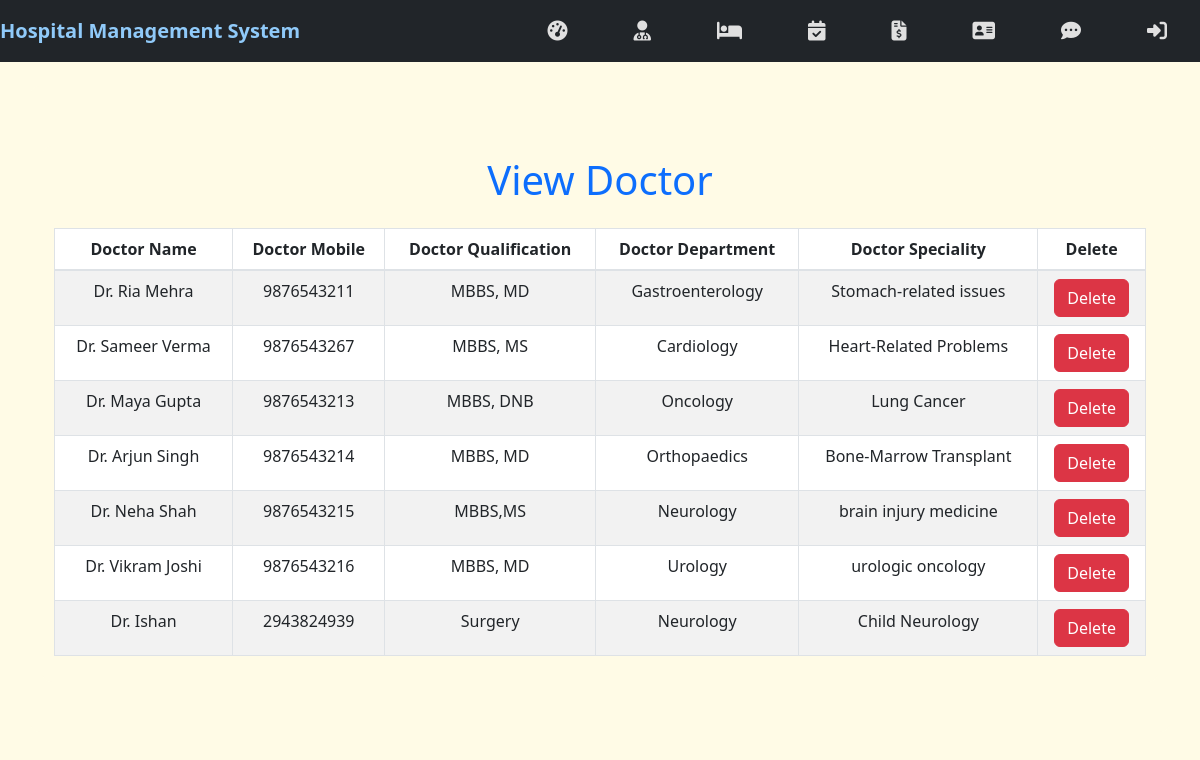
/view_doctor/ (signed in), run on the app's committed database.
### hospital/models.py (models this page shows, shortened)
class Doctor(models.Model):
    doctor_id = models.PositiveIntegerField(unique=True, editable=False, null=True, blank=True)
    name = models.CharField(max_length=50)
    mobile = models.CharField(max_length=10)
    qualification = models.CharField(max_length=50, default="Not Available")
    department = models.CharField(max_length=50)
    special = models.CharField(max_length=50)
    is_active = models.BooleanField(default=True)

### hospital/views.py (the view)
# urls.py: path('view_doctor/', View_Doctor,name='view_doctor'),
def View_Doctor(request):
    if not request.user.is_staff:
        return redirect('login')
    doc = Doctor.objects.filter(is_active=True)
    return render(request, 'view_doctor.html', {'doc': doc})

### hospital/templates/view_doctor.html (shortened to what this page needs)
{% extends 'navigationbar.html' %}
{% load static %}
{% block body %}
<div class="container" style="margin-top:50px">
    <h1 class="text-center text-primary mb-4">View Doctor</h1>
    <table class="table table-bordered table-striped table-hover" id="example">
        <thead>
            <tr>
                <th>Doctor Name</th>
                <th>Doctor Mobile</th>
                <th>Doctor Qualification</th>
                <th>Doctor Department</th>
                <th>Doctor Speciality</th>
                <th>Delete</th>
            </tr>
        </thead>
        <tbody>
            {% for i in doc %}
            <tr>
                <td>{{ i.name }}</td>
                <td>{{ i.mobile }}</td>
                <td>{{ i.qualification }}</td>
                <td>{{ i.department }}</td>
                <td>{{ i.special }}</td>
                <td>
                    <a href="{% url 'delete_doctor' i.id %}" onclick="return confirm('Are you Sure?')" class="btn btn-danger">
                        Delete
                    </a>
                </td>
            </tr>
            {% endfor %}
        </tbody>
    </table>
</div>
{% endblock %}

### hospital/static/css/mystyle.css (style rules this page uses)
body { font-family: Arial, sans-serif; margin: 0; padding: 0; background-color: #D6ECFA; }
body { font-family: Arial, sans-serif; background-color: #e6f7ff; margin: 0; padding: 0; text-align: center; }
h1 { font-size: 2.8rem; margin-top: 20px; color: #003366; }
body { background-color: #fffbe6 !important; color: #333; margin: 0; font-family: Arial, sans-serif; }
.container { background-color: #fffbe6 !important; border-radius: 10px; padding: 20px; }
.container { max-width: 800px; margin: 40px auto; padding: 10px; text-align: center; }

### data on the page
Doctor: name "Dr. Ria Mehra", mobile "9876543211", qualification "MBBS, MD", department "Gastroenterology", special "Stomach-related issues"
Doctor: name "Dr. Sameer Verma", mobile "9876543267", qualification "MBBS, MS", department "Cardiology", special "Heart-Related Problems"
Doctor: name "Dr. Maya Gupta", mobile "9876543213", qualification "MBBS, DNB", department "Oncology", special "Lung Cancer"
Doctor: name "Dr. Arjun Singh", mobile "9876543214", qualification "MBBS, MD", department "Orthopaedics", special "Bone-Marrow Transplant"
Doctor: name "Dr. Neha Shah", mobile "9876543215", qualification "MBBS,MS", department "Neurology", special "brain injury medicine"
Doctor: name "Dr. Vikram Joshi", mobile "9876543216", qualification "MBBS, MD", department "Urology", special "urologic oncology"
Doctor: name "Dr. Ishan", mobile "2943824939", qualification "Surgery", department "Neurology", special "Child Neurology"
